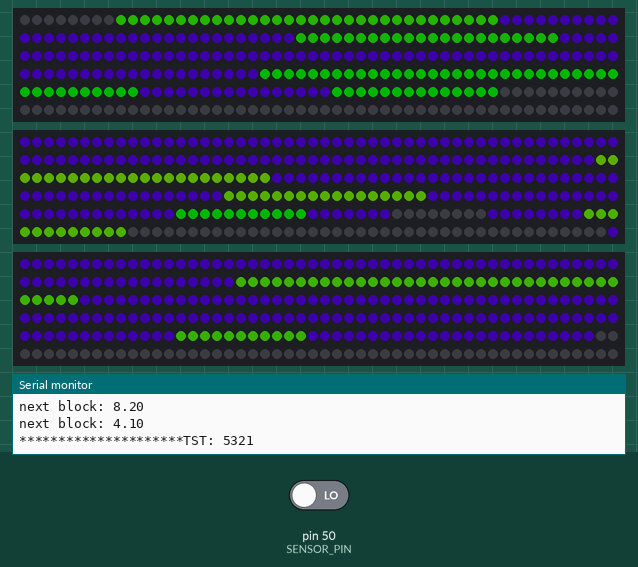
Recording of a sketch running on a simulated Arduino Mega 2560, built with avr-gcc and run on an emulated ATmega2560. Parts: 3 × 300 RGB LEDs in strip order, left to right, continuing on the next row, the last lines printed to the serial monitor. Inputs (shaded band) come from the test bench; at power-on: pin 50 (SENSOR_PIN) LOW. Dim RGB values are drawn brighter than linear; random numbers use the default seed unless the sketch sets one.

Above: at 5.6 s.
At 8.5 s:
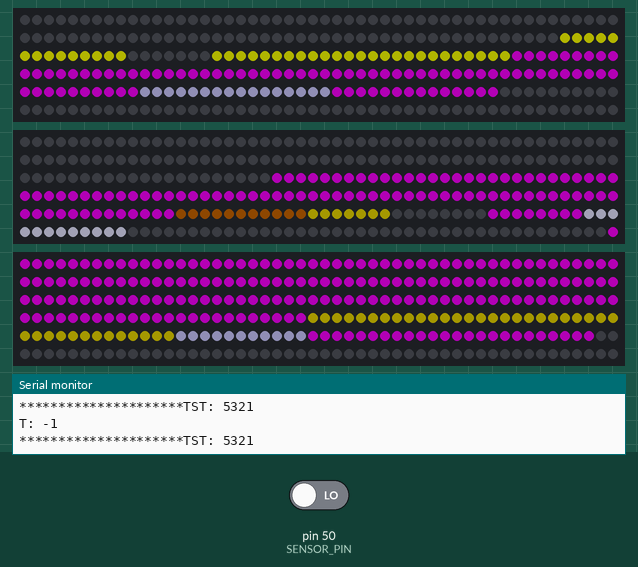
At 11.7 s:
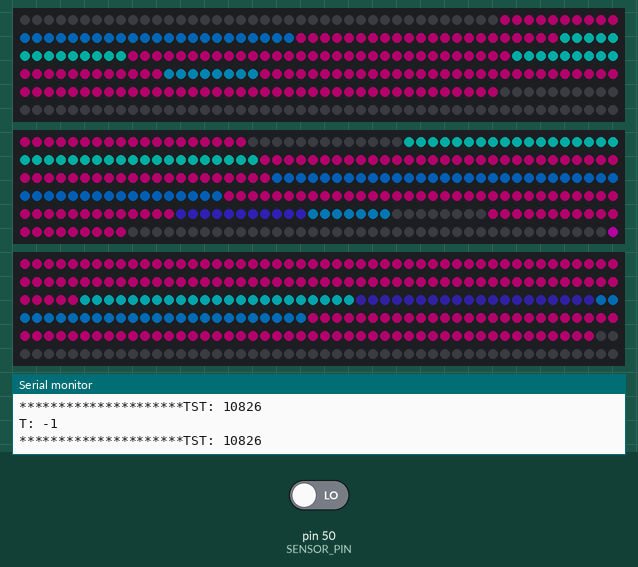
At 18.4 s:
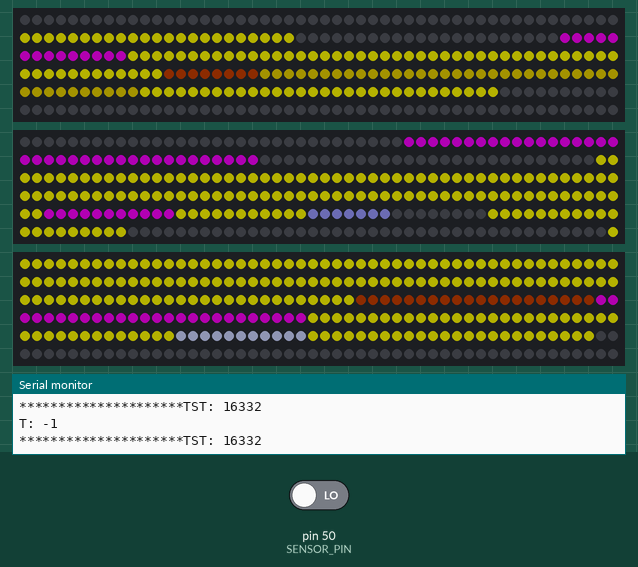
At 25.0 s:
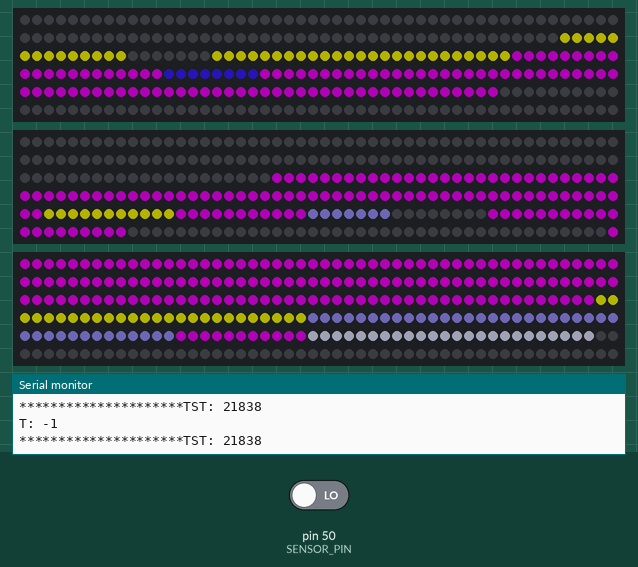
At 31.7 s:
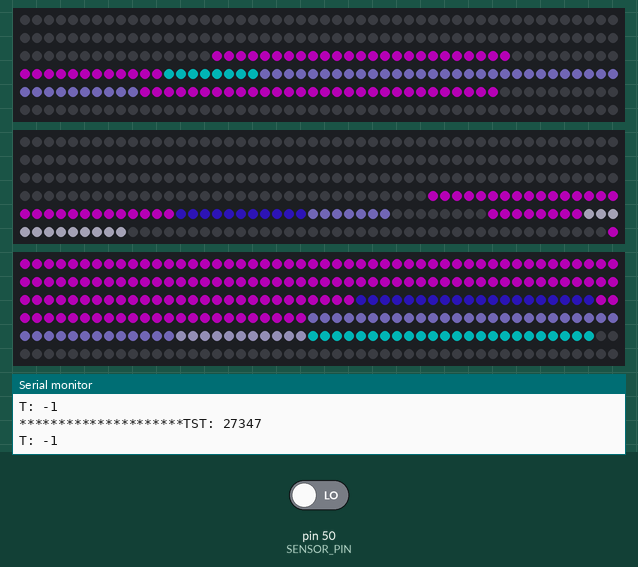

Measured:
- what the display in image 0 shows lasts 0.5 s, from 5.6 s to 6.1 s

The sketch:

final_tower.ino
```cpp
#include <FastLED.h>

#define START_LED_PIN     30
#define NUM_LEDS    300
#define BRIGHTNESS  64
#define LED_TYPE    WS2811
#define COLOR_ORDER GRB
#define NUM_STRIPS 3
#define UPDATES_PER_SECOND 50
#define SENSOR_PIN 50
#define MAX_PATTERN_LENGTH 10
#define SENSOR_DELAY 5000 //milliseconds
#define IDLE_COLOUR_RISE 1
//#define aSize 13
//#define bSize 11
//#define cSize 10
#define IDLE_BLOCK_NUMBER 5
#define PATTERN_H 10
#define IDLE_WAIT 3000
#define PATTERN_DIFFERENT_COLOURS 3


CRGB Green  = CHSV( HUE_GREEN, 255, 255);
CRGB stripArray[NUM_STRIPS][NUM_LEDS];

int tower[3][15][2] = {
  {
    {226, 239},   //changed for
    {210, 225},   //testing purposes
    {170, 209},
    {162, 169},
    {150, 161},
    {116, 140},
    {141, 149},
    {95, 108},
    {109, 115},
    {50, 72},
    {73, 94},
    {40, 49},
    {8, 39},
    {0, 7},
    {-1, -1}

  },

  {
    {247, 258},
    {239, 246},
    {224, 230},
    {213, 223},
    {202, 212},
    {184, 201},
    {121, 166},
    {167, 183},
    {98, 120},
    {32, 69},
    {70, 97},
    {0, 18},
    {19, 31},
    {-1, -1},
    {-1, -1}
  },

  {
    {224, 247},
    {213, 223},
    {174, 212},
    {128, 147},
    {148, 173},
    {105, 127},
    {39, 67},
    {68, 104},
    {0, 23},
    {24, 38},
    {-1, -1},
    {-1, -1},
    {-1, -1},
    {-1, -1}
  }

};
//GOD FUCKING DAMNIT. (YOU KNOW WHAT.)
double connections[3][15][8] = {  //A=0, B=1, C=2
     {
         { 11.0, 0, 13.1, 0, 0, 0, 13.0, 0 },
         { 0, 11.0, 14.0, 0, 0, 0, 0, 12.0 },
         { 0, 10.0, 13.0, 0, 0, 0, 8.2, 0 },
         { 8.0, 7.1, 10.1, 13.1, 0, 13.0, 10.0, 0 },
         { 9.0, 8.0, 11.0, 0, 13.0, 12.0, 0, 6.2 },   //10
         { 6.0, 0, 8.0, 0, 10.0, 8.2, 6.2, 0 },
         { 7.0, 0, 7.1, 11.0, 0, 9, 0, 6.0 },
         { 5.0, 5.1, 0, 7.1, 8.0, 0, 6.0, 0 },
         { 4.0, 5.0, 7.0, 8.0, 9.0, 0, 6.2, 4.2 },    //6
         { 0, 3.1, 5.1, 7.1, 7.0, 6.0, 4.0, 3.0 },
         { 0, 3.0, 5.0, 0, 6.0, 6.2, 4.2, 2.2 },
         { 2.0, 2.1, 3.1, 5.1, 5.0, 4.0, 2.2, 0 },                  //3
         { 0, 0, 1.1, 2.1, 2.0, 2.2, 1.2, 0 }
     },
     {
         { 10.1, 0, 12.1, 0, 0, 0, 14.0, 11.0 },
         { 0, 11.1, 0, 0, 0, 0, 13.1, 10.1 },
         { 9.1, 7.2, 10.2, 0, 0, 12.1, 0, 10.1 },     //11
         { 7.1, 9.1, 0, 11.1, 0, 13.1, 11.0, 8.0 },
         { 8.1, 5.2, 7.2, 0, 11.1, 10.1, 0, 7.1 },
         { 6.1, 3.2, 0, 0, 8.1, 0, 7.1, 0 },
         { 5.1, 6.1, 8.1, 9.1, 10.1, 8.0, 7.0, 5.0 },                  //7
         { 4.1, 3.2, 0, 5.2, 8.1, 7.1, 0, 5.1 },
         { 3.1, 4.1, 0, 6.1, 7.1, 7.0, 0, 3.0 },
         { 0, 1.2, 0, 3.2, 6.1, 5.1, 0, 0 },          //4
         { 0, 2.1, 0, 4.1, 5.1, 3.0, 2.0, 0 },
         { 1.1, 0, 1.2, 3.2, 0, 3.1, 2.0, 1.0 },
         { 0, 0, 0, 1.2, 0, 2.1, 2.0, 1.0 }
     },
     {
         { 7.2, 0, 0, 9.2, 0, 0, 11.1, 0 },
         { 0, 8.1, 0, 0, 0, 0, 10.2, 0 },
         { 6.2, 10.0, 12.0, 0, 0, 9.2, 0, 7.2 },
         { 5.2, 0, 6.2, 8.2, 10.2, 11.1, 9.1, 0 },              //7
         { 4.1, 6.0, 9.0, 10.0, 8.2, 0, 7.2, 5.2 },
         { 3.2, 4.2, 0, 6.2, 7.2, 9.1, 8.1, 6.1 },
         { 0, 0, 4.0, 9.0, 6.2, 5.2, 0, 3.2 },                //4
         { 1.2, 2.2, 4.0, 0, 4.2, 5.2, 6.1, 4.1 },
         { 0, 1.0, 2.0, 3.0, 0, 3.2, 0, 1.2 },
         { 0, 0, 1.0, 2.0, 3.2, 4.1, 2.1, 1.1 }
     }

  };

TBlendType currentBlending;


//////////////////////
//
//
//     GLOBALS
//
//
////////////////////
int possibleConnections[8] = { 0, 1, 2, 3, 4, 5, 6, 7 };
unsigned long timeSinceTrip;
bool idle;
bool idleActive;
CHSV currentPrimaryColour;
bool maximum = false;
int idleCounter = 0;
double idleBlocks[IDLE_BLOCK_NUMBER];
CHSV idleColours[IDLE_BLOCK_NUMBER];
int secondIdleCount;
double patternActiveCells[MAX_PATTERN_LENGTH];
unsigned long timeSinceIdle = millis();
CRGB patternRCArray[PATTERN_DIFFERENT_COLOURS];
//////////////////////
//
//    MAIN FUNCS
//
///////////////////////

void setup() {

  timeSinceTrip = millis();

  Serial.begin(9600);
  //LED setup

  delay( 3000 );

  FastLED.addLeds<LED_TYPE, START_LED_PIN, COLOR_ORDER>(stripArray[0], NUM_LEDS).setCorrection( TypicalLEDStrip );
  FastLED.addLeds < LED_TYPE, START_LED_PIN + 1, COLOR_ORDER > (stripArray[1], NUM_LEDS).setCorrection( TypicalLEDStrip );
  FastLED.addLeds < LED_TYPE, START_LED_PIN + 2, COLOR_ORDER > (stripArray[2], NUM_LEDS).setCorrection( TypicalLEDStrip );

  FastLED.setBrightness(  BRIGHTNESS );
  currentBlending = LINEARBLEND;

  //Sensor setup

  pinMode(SENSOR_PIN, INPUT);
  pinMode(SENSOR_PIN + 1, INPUT);
  pinMode(SENSOR_PIN + 2, INPUT);
  idle = true;
}

int triggered;

void loop() {

    Serial.print("T: "); Serial.print(triggered); Serial.print("\n");
    triggered = sensorDetection(timeSinceTrip);
    if (triggered > 30) {
      timeSinceTrip = millis();
      idle = false;
      idleActive = false;
      patternMaster(triggered);
    }

    else if (triggered == 0){
      idle = true;
      Serial.print("triggered = 0\n");
    }

    if (idle && millis() - timeSinceTrip > 10000){
      if(!idleActive){
        setIdle();
        idleActive = true;
        Serial.print("setIdle()\n");
        for (int i = 0; i < IDLE_BLOCK_NUMBER; i++) {
          idleBlocks[i] = randomBlock();
          idleColours[i] = pickIdleColour();
        }
      }

      if (idleCounter == IDLE_BLOCK_NUMBER) {
        Serial.print("FIRST\n");
        secondIdleCount++;
        if (maximum == false) {
          for (int i = 0; i < IDLE_BLOCK_NUMBER; i++){
             idleColours[i] = idleIncrement(idleBlocks[i], idleColours[i]);
             if (idleColours[i].s == 255) {maximum = true; }
          }
        }
      }

      else if (idleCounter == IDLE_BLOCK_NUMBER && maximum == true) {
        Serial.print("SECOND\n");
        secondIdleCount++;
           for (int i = IDLE_BLOCK_NUMBER-1; i >=0 ; i--){
             idleColours[i] = idleDecrement(idleBlocks[i], idleColours[i]);
             if (idleColours[i].s == 25) {maximum = false;}

          }
      }

      else {
        Serial.print("THIRD\n");
        timeSinceIdle = millis();
          idleCounter++;
          secondIdleCount++;
          for (int i = 0; i < idleCounter; i++){

           idleColours[i] = idleIncrement(idleBlocks[i], idleColours[i]);
          }

      }


      if (secondIdleCount == IDLE_BLOCK_NUMBER) {
        Serial.print("FORTH\n");
        secondIdleCount = 0;
        idleActive = false;
      }
      Serial.print("Idle and activated\n");
    }
    Serial.print("*********************TST: "); Serial.print(timeSinceTrip); Serial.print('\n');
    if (triggered == -1){
      delay(500);
      patternContinue();
    }

  FastLED.show();
  FastLED.delay(1000 / UPDATES_PER_SECOND);
}


//////////////////////////////
//                          //
//   COLOUR FUNCTIONS       //
//                          //
//////////////////////////////


void fillRange(int ledStrip, int ledStart, int ledEnd, CRGB colour) {
  for (int i = ledStart; i <= ledEnd; i++) {
    stripArray[ledStrip][i] = colour;
  }
}

void changeth(int ledStrip, int led, CRGB colour) {
  stripArray[ledStrip][led] = colour;
}


void setBlockColour(double B, CRGB colourToSet) {
  double block = B - 1;
  int strip = extractStrip(block);
  int startLED = tower[strip][(int) block][0];
  int endLED = tower[strip][(int) block][1];
  fillRange(strip, startLED, endLED, colourToSet);
}


            //////////////////////////////////

            //        PATTERN FUNCTIONS

            //////////////////////////////////
void shuffle(int x[]) {
  for (size_t i = 0; i < 8; i++) {
  size_t j = random(i, 8);

  // swap x[i] and x[j]
  auto t = x[i];
  x[i] = x[j];
  x[j] = t;
}
}

CHSV pickIdleColour(){
  int r = random(0, 256);
  CHSV col = CHSV(r, 10, 255);
  return col;
}

double pickAConnection(double b, double prevBlock) {
  double block = b-1;
  int strip = extractStrip(block);

  int randomConnection = 0;
  int sixteen = 16;
  double check = 0;
  int counter = 0;
  shuffle(possibleConnections);
  while (check == 0) {
    counter++;
    if (counter > 16) {
      block = randomBlock();
      strip = extractStrip(block);
      Serial.print("Inf. Loop, randomising block");
    }
    check = connections[strip][(int) block][possibleConnections[randomConnection % 7]];
randomConnection++;

  }
  return check;
}


void patternMaster(int triggerLocation){
  for (int i = 0; i < MAX_PATTERN_LENGTH; i++) {
    patternActiveCells[i] = 0;
  }

  CHSV chosenColour = pickAColour();
//  double start = (double) floor(random(0,3));

  setPatternBackground(CHSV((chosenColour.h+100) % 255, chosenColour.s, chosenColour.v));
  double start = 1 + ((triggerLocation % SENSOR_PIN)+1) / 10;
      //A = SENSOR_PIN
      //B = +1
      //C = +2
      patternActiveCells[0] = start;
  patternFunction(chosenColour, start, 0.0, 0);
}


void patternFunction(CHSV pattern, double currentBlock, double previousBlock, int patternLength) {
  //random colour from pattern
  int newLength = patternLength;
  newLength++;
  CHSV chosen = pickASimilarColour(pattern);

  setBlockColour(currentBlock, chosen);
 double next = pickAConnection(currentBlock, previousBlock); //maybe more param's for "leaning" connections?
  if ( floor(next) == 0 || newLength > MAX_PATTERN_LENGTH) { //if it's too high, physically, on the tower or if the pattern is too long
    return;
  }
  Serial.print("next block: ");Serial.print(next);Serial.print("\n");
  patternFunction(pattern, next, currentBlock, newLength);

}


CHSV pickASimilarColour(CHSV colour) {
  long r = random(colour.h-15, colour.h+16);
  return CHSV((int) r, colour.s, colour.v);
}


CHSV pickAColour() {
  long r = random(35, 220);
  return CHSV((int) r, 255, 255);
}

int sensorDetection(unsigned long previous) {
  int sensor;
  if ((millis() - previous) > SENSOR_DELAY) {
    for (int i = 0; i < 3; i++) {
      sensor = 0;
      sensor = digitalRead(SENSOR_PIN+i);
      Serial.print("######################    Sensor result: ");Serial.print(sensor);Serial.print("  on trigger:  ");Serial.print(i+SENSOR_PIN);Serial.print("\n");
      return random(50,53);
    }
    return 0;
  }
  return -1;
}


void setIdleGood(int i, int l, int a)
{
  for (int i = i; i < l; i++) {
        double block = i + a/10;
        setBlockColour(block, pickIdleColour());
      }
    }

void setactualidle(){
  setIdleGood(1,14,0);
  setIdleGood(1,12,1);
  setIdleGood(1,11,2);
}


void setIdle() {
  for (double a = 0; a < 3; a++) {
      for (int i = 1; i <14; i++) {
        double block = i + a/10;
        setBlockColour(block, pickIdleColour());
      }
    }

}


void setPatternBackground(CHSV colour) {
  for (double a = 0; a < 3; a++) {
      for (int i = 1; i < 14; i++) {
        double block = i + a/10;
        if (tower[(int) a][i][0] == 0 && tower[(int) a][i][1] == 0) {break; }
        setBlockColour(block, colour);
      }

  }
}


CHSV idleDecrement(double cell, CHSV oldColour) {
  CHSV newColour;
  if (oldColour.s < 25) { newColour = CHSV(oldColour.h, 25, oldColour.v); }
  else { newColour = CHSV(oldColour.h, oldColour.s-25, oldColour.v); }

  setBlockColour(cell, newColour);
  return newColour;
}

CHSV idleIncrement(double cell, CHSV oldColour) {
  CHSV newColour;
  if (oldColour.s > 255) { newColour = CHSV(oldColour.h, 255, oldColour.v); }
  else { newColour = CHSV(oldColour.h, oldColour.s+25, oldColour.v); }

  setBlockColour(cell, newColour);
  return newColour;
}

void patternIncrement(double cell, CHSV oldColour) {
  CHSV newColour;
  newColour = CHSV(oldColour.h+PATTERN_H, oldColour.s, oldColour.v);
  setBlockColour(cell, newColour);
}

void patternDecrement(double cell, CHSV oldColour) {
  CHSV newColour;
  newColour = CHSV(oldColour.h-PATTERN_H, oldColour.s, oldColour.v);
  setBlockColour(cell, newColour);
  }


double randomBlock() {
  bool done = false;
  double block;
  int b;
  double a;
  while (!done) {
    b = random(1, 14);
    a = random(0, 3);
    if (tower[(int) a][b][0] != 0 || tower[(int) a][b][1] != 0) {
      block = b + a/10;
      done = true;
    }
  }
  Serial.print("-----------RB RELEASING: "); Serial.print(block); Serial.print("\n");
  return block;
}


void patternContinue() {
  for (double a = 0; a < NUM_STRIPS; a++) {
      for (int i = 1; i <14; i++) {
        double block = i + a/10;
        int x = random(0, 2);
        int L = tower[(int) a][i][0];
        if (x == 1) {
            setBlockColour(block, colourDif(stripArray[(int) a][L], patternRCArray[i+1 % PATTERN_DIFFERENT_COLOURS]));
        }
        else {
            setBlockColour(block, colourDif(stripArray[(int) a][L], patternRCArray[i % PATTERN_DIFFERENT_COLOURS]));
        }
      }
  }
}

CRGB colourDif(CRGB c1, CRGB c2) {
  CRGB X = CRGB(c2.r-c1.r,  c2.g-c1.g,  c2.b-c1.b);
  return CRGB(c1.r + X.r/2, c1.g + X.g/2, c1.b + X.b/2);
}


void setRandomColourArray(){
  for (int i = 0; i < PATTERN_DIFFERENT_COLOURS; i++){
  int R = random(100, 256);
  int G = random(100, 256);
  int B = random(100, 256);
  CRGB NC = CRGB(R,G,B);
  patternRCArray[i] = NC;
  }
}


int extractStrip(double block){
  int B = (int) block;    //10.2 -> 10
  double c = block - B;     //10.2 - 10 = 0.2
  c = c*10 + 0.5; //2.4999
  return (int) c;
}
```
